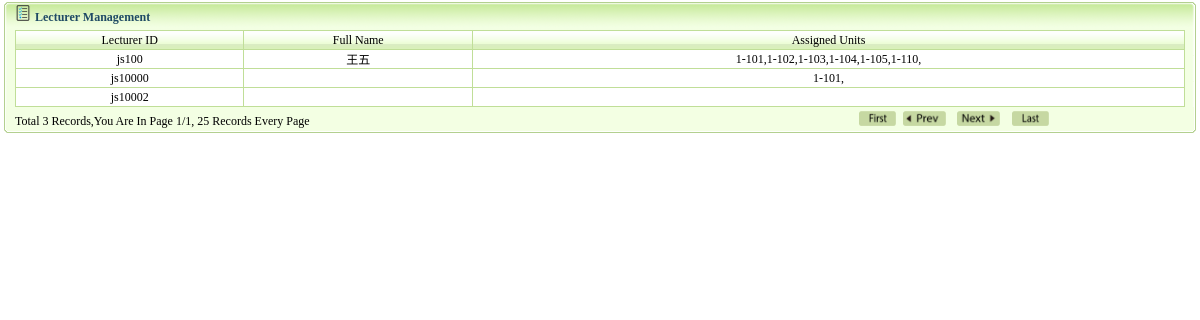
Page /sys/tab/teacher_message.php (signed in) on the committed database.
### tables this page shows
CREATE TABLE IF NOT EXISTS `teacher` (
  `id` int(4) NOT NULL AUTO_INCREMENT,
  `user_id` int(4) NOT NULL,
  `name` varchar(200) NOT NULL,
  PRIMARY KEY (`id`)
);

CREATE TABLE IF NOT EXISTS `user` (
  `id` int(4) NOT NULL AUTO_INCREMENT,
  `username` varchar(200) NOT NULL,
  `password` varchar(200) NOT NULL,
  `role_id` int(4) NOT NULL,
  PRIMARY KEY (`id`)
);

### sys/tab/teacher_message.php (the view, shortened to what this page needs)
<!DOCTYPE html PUBLIC "-//W3C//DTD XHTML 1.0 Transitional//EN" "http://www.w3.org/TR/xhtml1/DTD/xhtml1-transitional.dtd">
<html xmlns="http://www.w3.org/1999/xhtml">
<head>
</head>
<body>
<table width="100%" border="0" align="center" cellpadding="0" cellspacing="0">
  <tr>
    <td height="30"><table width="100%" border="0" cellspacing="0" cellpadding="0">
      <tr>
        <td width="15" height="30"><img src="images/tab_03.gif" width="15" height="30" /></td>
        <td width="75%" background="images/tab_05.gif"><img src="images/311.gif" width="16" height="16" /> <span class="STYLE4">Lecturer Management </span></td>
        <td width="25%" background="images/tab_05.gif"></td>
        <td width="14"><img src="images/tab_07.gif" width="14" height="30" /></td>
      </tr>
    </table></td>
  </tr>
  <tr>
    <td><table width="100%" border="0" cellspacing="0" cellpadding="0">
      <tr>
        <td width="9" background="images/tab_12.gif">&nbsp;</td>
        <td bgcolor="#f3ffe3"><table width="99%" border="0" align="center" cellpadding="0" cellspacing="1" bgcolor="#c0de98" onmouseover="changeto()"  onmouseout="changeback()">
          <tr>
            <td width="8%" height="18" background="images/tab_14.gif" class="STYLE1"><div align="center" class="STYLE2 STYLE1">Lecturer ID</div></td>
            <td width="8%" height="18" background="images/tab_14.gif" class="STYLE1"><div align="center" class="STYLE2 STYLE1"> Full Name</div></td>
            <td width="25%" height="18" background="images/tab_14.gif" class="STYLE1"><div align="center" class="STYLE2 STYLE1">Assigned Units</div></td>
          </tr>
          <?php
            $page=$_GET['page'];
			include_once 'pageft.php';
			$result=mysql_query("select * from teacher limit $firstcount,$displaypg" );
			while($row=mysql_fetch_row($result)){
				$jsbh = "select * from user where id=".$row[1];
				$bj   = "select * from tforc where tid=".$row[1];
				$rs_jsbh = mysql_query($jsbh);
				$trs = mysql_fetch_row($rs_jsbh);
				if($trs){
					$tnumber=$trs[1];
				}
				$rs_bj = mysql_query($bj);
				$gvalue="";
				while ($grs = mysql_fetch_array($rs_bj)){
					$sql = "select * from grade where id=".$grs[2];
					$gr = mysql_query($sql);
					$grv = mysql_fetch_row($gr);
					if ($grv){
						$gvalue .=$grv[1].",";
					}
				}
				 echo "
				  	<tr>
	                 <td height='18' bgcolor='#FFFFFF' class='STYLE2'><div align='center' class='STYLE2 STYLE1'>".$tnumber."</div></td>
	                 <td height='18' bgcolor='#FFFFFF'><div align='center' class='STYLE2 STYLE1'>".$row[2]."</div></td>
	                 <td height='18' bgcolor='#FFFFFF'><div align='center' class='STYLE2 STYLE1'>".$gvalue."</td>
	          		</tr>
		          ";
			}
			?>
        </table>
       </td>
        <td width="9" background="images/tab_16.gif">&nbsp;</td>
      </tr>
    </table></td>
  </tr>
  <tr>
    <td height="29"><table width="100%" border="0" cellspacing="0" cellpadding="0">
      <tr>
        <td width="15" height="29"><img src="images/tab_20.gif" width="15" height="29" /></td>
        <td background="images/tab_21.gif"><table width="100%" border="0" cellspacing="0" cellpadding="0">
          <tr>
            <td width="25%" height="29" nowrap="nowrap"><span class="STYLE1"><?php echo $page_nav;?></span></td>
            <td width="75%" valign="top" class="STYLE1"><div align="right">
              <table width="352" height="20" border="0" cellpadding="0" cellspacing="0">
                <tr>
                  <td width="62" height="22" valign="middle"><div align="right"><?php echo $page_first;?></div></td>
                  <td width="50" height="22" valign="middle"><div align="right"><?php echo $page_up;?></div></td>
                  <td width="54" height="22" valign="middle"><div align="right"><?php echo $page_next;?></div></td>
                  <td width="49" height="22" valign="middle"><div align="right"><?php echo $page_last;?></div></td>
                  <td width="59" height="22" valign="middle"><div align="right"></div></td>
                  <td width="25" height="22" valign="middle"></td>
                  <td width="23" height="22" valign="middle"></td>
                  <td width="30" height="22" valign="middle"></td>
                </tr>
              </table>
            </div></td>
          </tr>
        </table></td>
        <td width="14"><img src="images/tab_22.gif" width="14" height="29" /></td>
      </tr>
    </table></td>
  </tr>
</table>
</body>
</html>

### sys/tab/teacher_message.php (style rules this page uses)
.STYLE1 { font-size: 12px }
.STYLE4 { font-size: 12px; color: #1F4A65; font-weight: bold; }

### rows in the picture
teacher: user.username "js100", name "王五", gvalue "1-101,1-102,1-103,1-104,1-105,1-110,"
teacher: user.username "js10000", gvalue "1-101,"
teacher: user.username "js10002"

### other values in the picture
$page_nav "Total 3 Records,You Are In Page 1/1, 25 Records Every Page"
